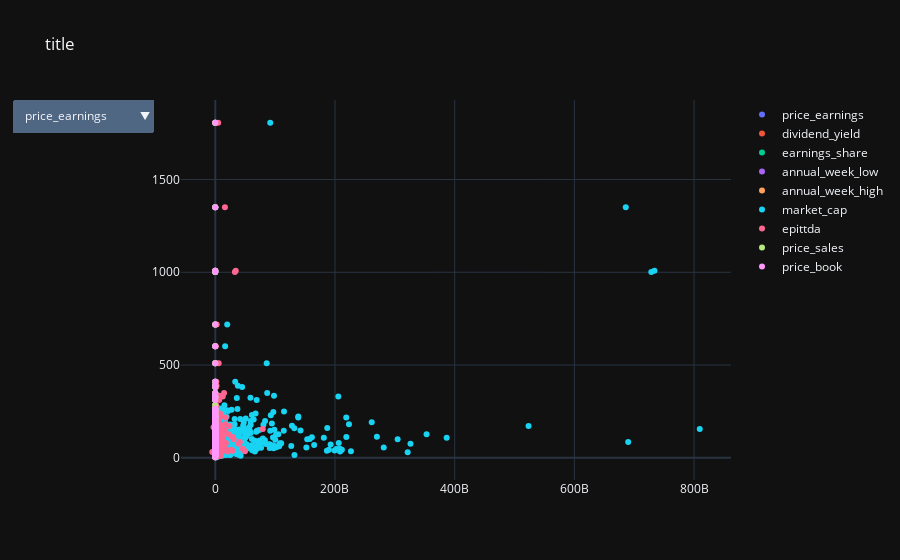

Notebook source saved alongside this figure:
### Code cell
from plotly_scatter import flex_scatter

x = df[['price_earnings', 'dividend_yield',
        'earnings_share', 'annual_week_low', 'annual_week_high', 'market_cap',
        'epittda', 'price_sales', 'price_book']]

y = df['price']

flex_scatter(x, y)

### Figure 1 — Plotly figure (JSON) as saved in the notebook; plotly's stock layout.template omitted (floating-point values rounded to 4 significant figures; data arrays with more than 128 entries replaced by an {"elided": "..."} marker saying what was removed)
{"data": [{"mode": "markers", "name": "price_earnings", "x": {"elided": "505 float values"}, "y": {"elided": "505 float values"}, "type": "scatter"}, {"mode": "markers", "name": "dividend_yield", "x": {"elided": "505 float values"}, "y": {"elided": "505 float values"}, "type": "scatter"}, {"mode": "markers", "name": "earnings_share", "x": {"elided": "505 float values"}, "y": {"elided": "505 float values"}, "type": "scatter"}, {"mode": "markers", "name": "annual_week_low", "x": {"elided": "505 float values"}, "y": {"elided": "505 float values"}, "type": "scatter"}, {"mode": "markers", "name": "annual_week_high", "x": {"elided": "505 float values"}, "y": {"elided": "505 float values"}, "type": "scatter"}, {"mode": "markers", "name": "market_cap", "x": {"elided": "505 float values"}, "y": {"elided": "505 float values"}, "type": "scatter"}, {"mode": "markers", "name": "epittda", "x": {"elided": "505 float values"}, "y": {"elided": "505 float values"}, "type": "scatter"}, {"mode": "markers", "name": "price_sales", "x": {"elided": "505 float values"}, "y": {"elided": "505 float values"}, "type": "scatter"}, {"mode": "markers", "name": "price_book", "x": {"elided": "505 float values"}, "y": {"elided": "505 float values"}, "type": "scatter"}], "layout": {"title": {"text": "title"}, "bargap": 0.15, "updatemenus": [{"buttons": [{"args": [{"visible": [true, false, false, false, false, false, false, false, false]}, {"title": "price_earnings vs price"}], "label": "price_earnings", "method": "update"}, {"args": [{"visible": [false, true, false, false, false, false, false, false, false]}, {"title": "dividend_yield vs price"}], "label": "dividend_yield", "method": "update"}, {"args": [{"visible": [false, false, true, false, false, false, false, false, false]}, {"title": "earnings_share vs price"}], "label": "earnings_share", "method": "update"}, {"args": [{"visible": [false, false, false, true, false, false, false, false, false]}, {"title": "annual_week_low vs price"}], "label": "annual_week_low", "method": "update"}, {"args": [{"visible": [false, false, false, false, true, false, false, false, false]}, {"title": "annual_week_high vs price"}], "label": "annual_week_high", "method": "update"}, {"args": [{"visible": [false, false, false, false, false, true, false, false, false]}, {"title": "market_cap vs price"}], "label": "market_cap", "method": "update"}, {"args": [{"visible": [false, false, false, false, false, false, true, false, false]}, {"title": "epittda vs price"}], "label": "epittda", "method": "update"}, {"args": [{"visible": [false, false, false, false, false, false, false, true, false]}, {"title": "price_sales vs price"}], "label": "price_sales", "method": "update"}, {"args": [{"visible": [false, false, false, false, false, false, false, false, true]}, {"title": "price_book vs price"}], "label": "price_book", "method": "update"}]}]}}
